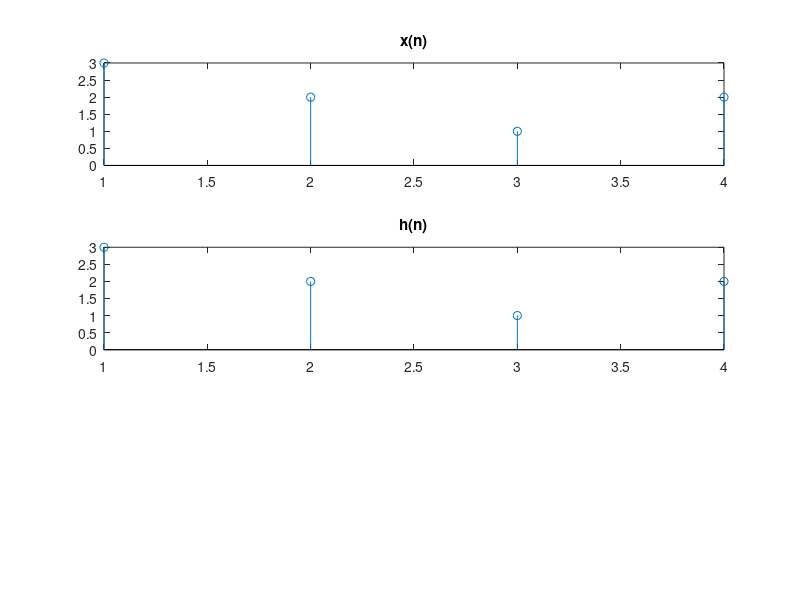

This chart was generated by the following MATLAB code:
x=[3 2 1 2];
h=[1 2 1 2];
lenX=length(x);
lenH=length(h);
subplot(3,1,1);
stem(x);
title('x(n)');
subplot(3,1,2);
stem(x);
title('h(n)');

k= -lenH+1:lenH+lenX-1;

arr=zeros(length(k));


